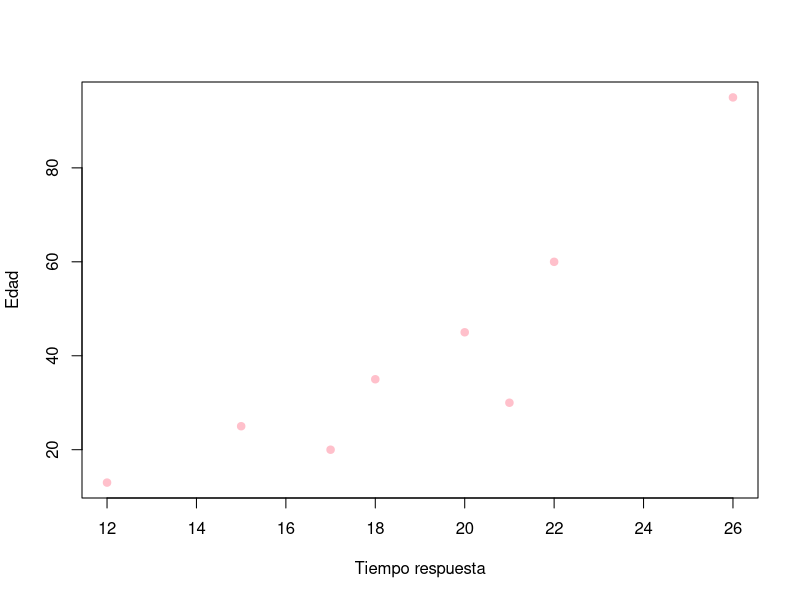
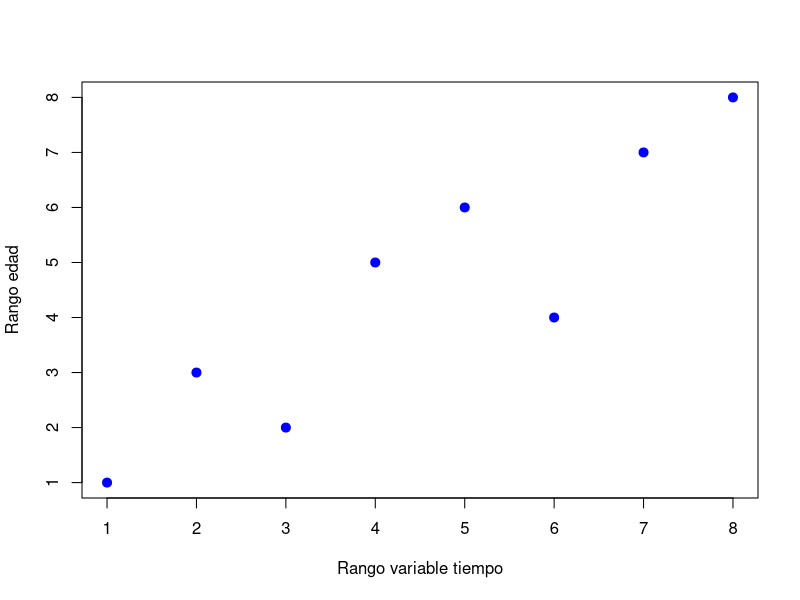
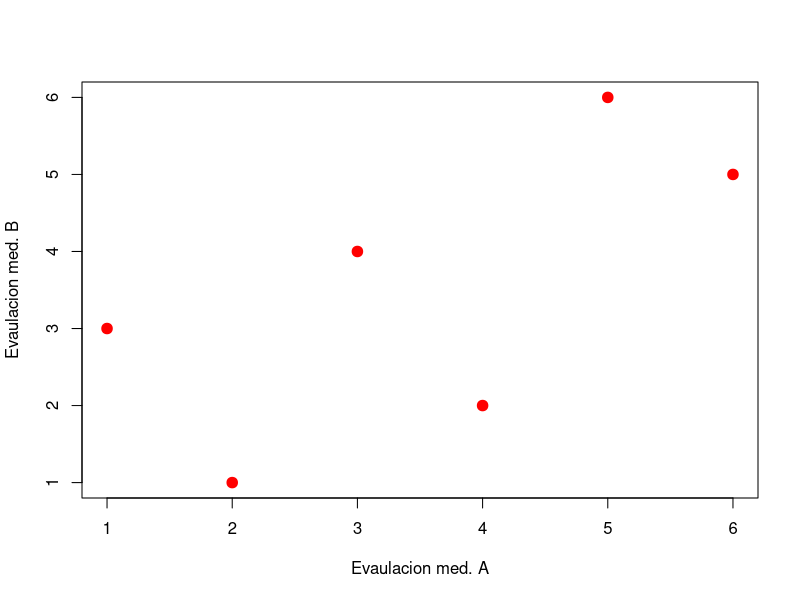

Write R code to recreate these figures, in order.
resp <- data.frame(
  Tiempo = c(12, 15, 17, 18, 20, 21, 22, 26),
  Edad = c(13, 25, 20, 35, 45, 30, 60, 95)
  )
resp

plot(resp$Tiempo, resp$Edad,
     col = "pink",
     pch = 19, 
     xlab = "Tiempo respuesta",
     ylab = "Edad")

#Crear nuevas columnas con los rangos (1 a 8)
resp$Rango_Tiempo <- rank(resp$Tiempo, ties.method = "first")
resp$Rango_Edad <- rank(resp$Edad, ties.method = "first")

#ver resultado
resp

plot(resp$Rango_Tiempo, resp$Rango_Edad,
     col = "blue",
     pch = 19, #cambia el simbolo
     cex = 1.2, #Aumenta el tamaño del simbolo
     xlab = "Rango variable tiempo", #eje X
     ylab = "Rango edad" #eje Y
     )
cor.test(resp$Rango_Tiempo, resp$Rango_Edad, method = "spearman")

tau <- data.frame(
  A = c(1,2,3,4,5,6),
  B = c(3,1,4,2,6,5)
)
cor.test(tau$A, tau$B, method = "kendall") 

plot(tau$A, tau$B,
     col = "red", #color de datos
     pch = 19, #cambia la forma del simbolo
     cex = 1.4, #modifica el tamaño del simbolo
     xlab = "Evaulacion med. A", #Eje x
     ylab = "Evaulacion med. B", #Eje Y
     )
#La evaulacion de la saludud de los pacientes por ambos medicos 
#de forma indivudual no es coinicidente (r= 0.47)
# y no presenta significancia estadisitica (p-value= 0.2722)
